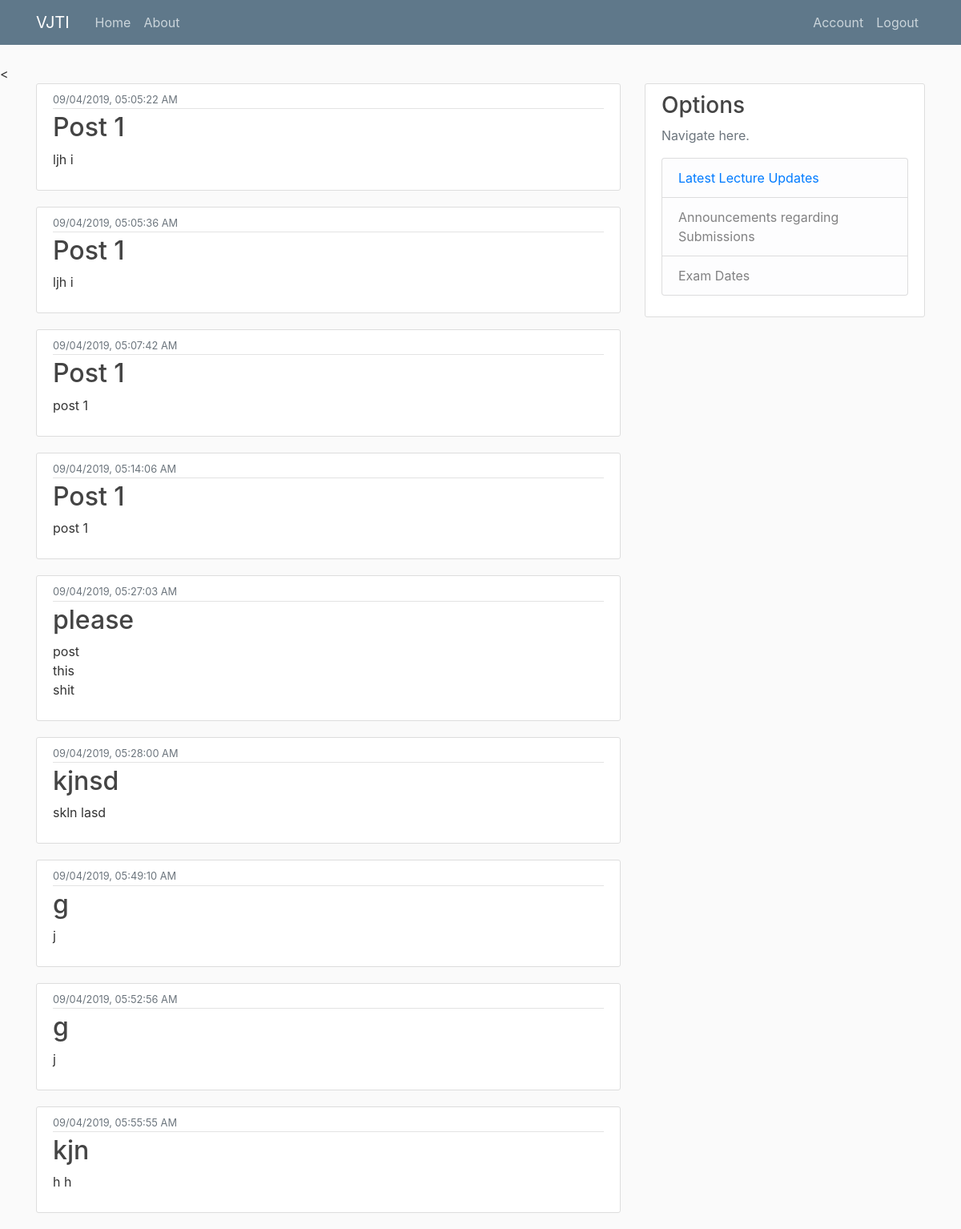
/view/post (signed in), run on an earlier commit of the app's database.
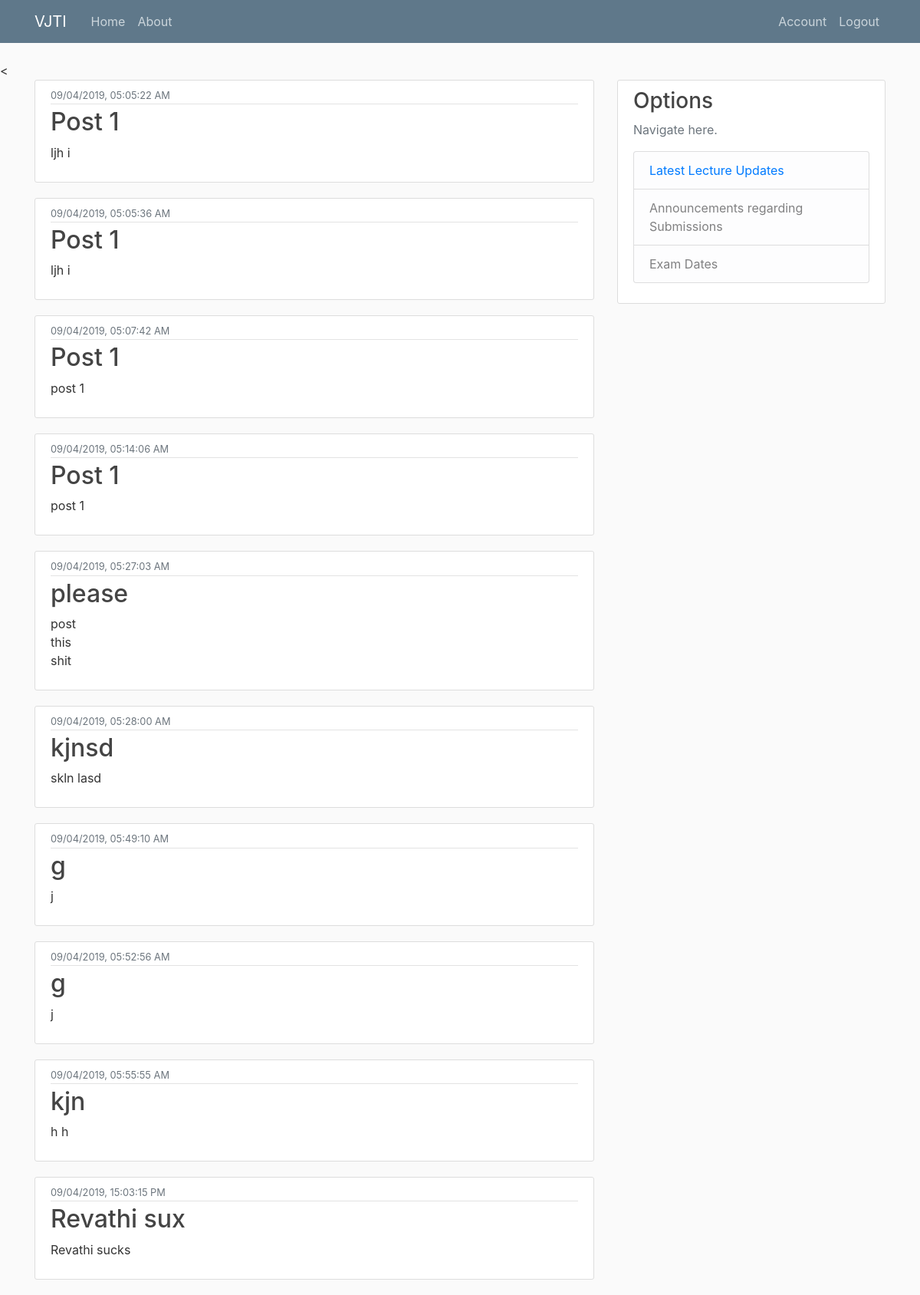
And on a later commit of the database.
### Main/models.py (models this page shows, shortened)
class Post(db.Model):
    id = db.Column(db.Integer, primary_key=True)
    title = db.Column(db.String(100), nullable=False)
    date_posted = db.Column(db.DateTime, nullable=False, default=datetime.utcnow)
    content = db.Column(db.Text, nullable=False)
    user_id = db.Column(db.Integer, db.ForeignKey('student.id'), nullable=False)

### Main/routes.py (the view)
@app.route('/view/post')
@login_required
def view_posts():
    posts = Post.query.all()
    return render_template('view_posts.html', posts = posts)

### Main/models.py (called while the page is built)
@login_manager.user_loader
def load_student(id):
    return Student.query.get(int(id))

### Main/templates/view_posts.html
<{% extends "layout.html" %}
{% block content %}
    {% for post in posts %}
        <article class="media content-section">
          <div class="media-body">
            <div class="article-metadata">
              <small class="text-muted">{{ post.date_posted.strftime("%d/%m/%Y, %H:%M:%S %p") }}</small>
            </div>
            <h2><a class="article-title" href="{{ url_for('new_post')}}">{{ post.title }}</a></h2>
            <p class="article-content">{{ post.content }}</p>
          </div>
        </article>
    {% endfor %}
{% endblock content %}>

What changed in the data, as far as the page shows it:
added Post: date_posted "09/04/2019, 15:03:15 PM", title "Revathi sux", content "Revathi sucks"
